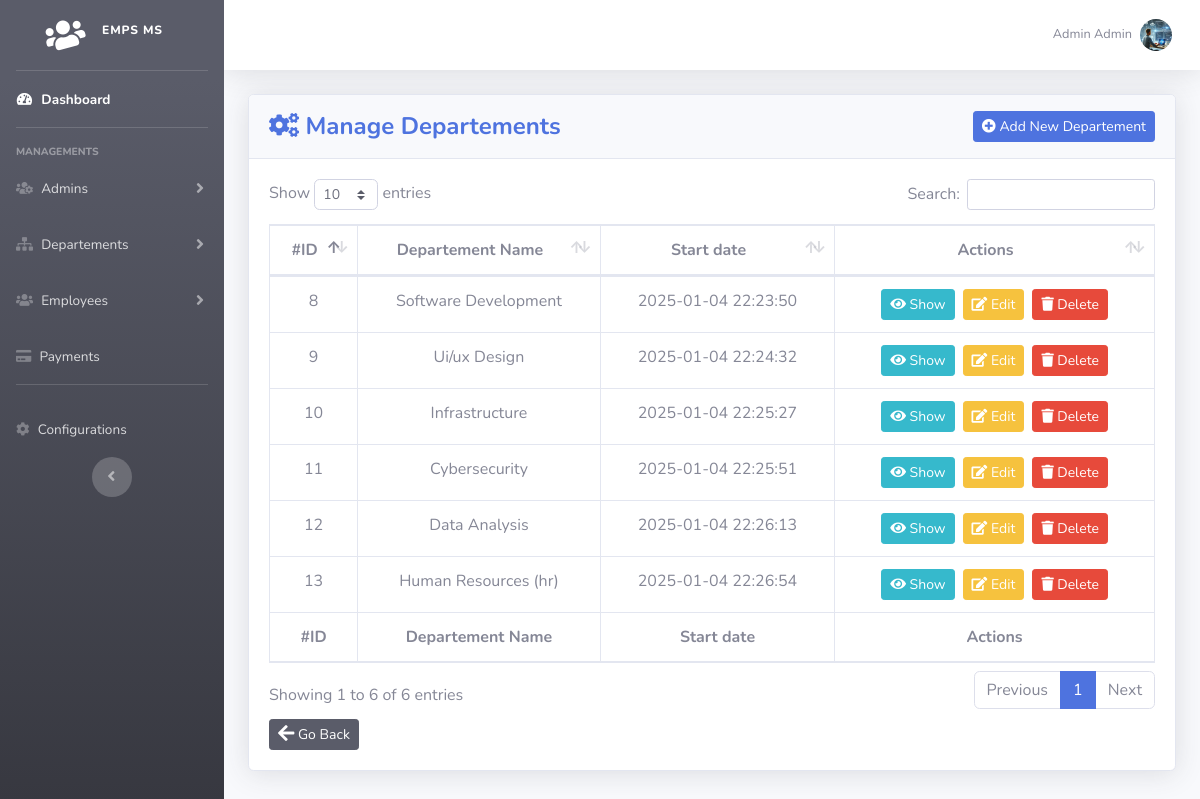
Page /departement (signed in) on the committed database.
### tables this page shows
CREATE TABLE `departements` (
  `id` int NOT NULL AUTO_INCREMENT,
  `name` varchar(50) NOT NULL,
  `description` text,
  `created_date_time` datetime NOT NULL DEFAULT CURRENT_TIMESTAMP,
  `updated_date_time` datetime NOT NULL DEFAULT CURRENT_TIMESTAMP ON UPDATE CURRENT_TIMESTAMP,
  PRIMARY KEY (`id`),
  UNIQUE KEY `name` (`name`)
);

### app/controllers/DepartementController.php (called while the page is built, shortened)
<?php
class DepartementController extends Controller{
    public function index(){
        $departement = new Departement();
        $data['departements']= $departement->list();
        $this->view('departements/list',$data);
    }
}

### app/core/App.php (called while the page is built, shortened)
<?php
class App {
    private static $url        = [];
    private static $method     = 'index';
    private static function splitUrl(string $url):array{
        return explode('/',trim($url,'/'));
    }
    private static function loadMethod($controllerObj){
        self::$method = 'index';
        $method_name = isset(self::$url[1]) && !empty(Validator::skip(self::$url[1])) ? strtolower(Validator::skip(self::$url[1])) : 'index' ;
        if(method_exists($controllerObj,$method_name)){
            self::$method = $method_name ;
        }
    }
    public static function loadController($url){
        self::$url = self::splitUrl($url);
        $controllerObj   = new $controllerClass();
        call_user_func_array([$controllerObj,self::$method],self::$url);
    }
}

### public/index.php (called while the page is built, shortened)
<?php
$url = isset($_GET['url']) && !empty(Validator::skip($_GET['url'])) ? Validator::skip($_GET['url']) : 'Admin';
App::loadController($url);

### app/core/Database.php (called while the page is built, shortened)
<?php
class Database {
    private static $connect = null;
    private static function connect(){
        $dsn = DB_TYPE.':host='.HOST_NAME.';dbname='.DB_NAME.';charset='.DB_CHARSET;
        try {
            $con = new PDO($dsn, DB_USER, DB_PASS);
            $con->setAttribute(PDO::ATTR_ERRMODE, PDO::ERRMODE_EXCEPTION);
            $con->setAttribute(PDO::ATTR_DEFAULT_FETCH_MODE, PDO::FETCH_ASSOC);
            return $con;
        } catch (PDOException $e) {
            return NULL;
        }
    }
    protected function query($query,$data=[],$result_type = self::ROW_COUNT ,$fetch_type=5){
        if(is_null(self::$connect)){
            self::$connect = self::connect();
        }
        $stmt = self::$connect->prepare($query);
       if($stmt->execute($data)){
        switch($result_type):
            case self::FETCH_ALL:
                return $stmt->fetchAll($fetch_type);
            case self::FETCH:
                return $stmt->fetch($fetch_type);
        endswitch;
       }
       return false;
    }
}

### app/core/Model.php (called while the page is built, shortened)
<?php
class Model extends Database {
    protected $table          = '';
    protected $orderBy        = 'id';
    protected $orderType      = 'DESC';
    public function list($columns = [],$fetch_type=self::FETCH_OBJ){
        $columns = !empty($columns) ? implode(', ',$columns) : '*';
        $query   = "SELECT  $columns FROM {$this->table} ORDER BY {$this->orderBy} {$this->orderType}";
        return $this->query(query:$query,result_type:self::FETCH_ALL,fetch_type:$fetch_type);
    }
    public function first($value,$column='id',$columns=[], $fetch_type=self::FETCH_OBJ){
        $columns = !empty($columns) ? implode(', ',$columns) : '*';
        $query   = "SELECT  $columns FROM {$this->table} WHERE $column = '$value' LIMIT 1";
        return $this->query(query:$query,result_type:self::FETCH,fetch_type:$fetch_type);
    }
}

### app/models/Admin.php (called while the page is built, shortened)
<?php
class Admin extends Model {
    public static function getFullName($fnmae , $lname){
        return ucwords($fnmae.' '.$lname);
    }
}

### app/views/departements/list.view.php (the view, shortened to what this page needs)
   <div class="card shadow mb-4">
      <div class="card-header py-3 d-flex justify-content-between align-items-center">
            <h4 class="m-0 font-weight-bold text-primary"><i class="fa fa-cogs"></i> Manage Departements</h4>
            <div class="add-new-departement">
                  <a href="<?= ROOT ?>departement/add" class="btn btn-sm btn-primary"> <i class="fas fa-plus-circle"></i> Add New Departement</a>
            </div>
      </div>
      <div class="card-body">
            <div class="table-responsive">
               <table class="table table-bordered text-center" id="dataTable" width="100%" cellspacing="0">
                  <thead>
                        <tr>
                           <th>#ID</th>
                           <th>Departement Name</th>
                           <th>Start date</th>
                           <th>Actions</th>
                        </tr>
                  </thead>
                  <tfoot>
                        <tr>
                           <th>#ID</th>
                           <th>Departement Name</th>
                           <th>Start date</th>
                           <th>Actions</th>
                        </tr>
                  </tfoot>
                  <tbody>
                     <?php foreach($departements as $departement):?>
                              <tr>
                                 <td><?= $departement->id ?></td>
                                 <td><?= $departement->name ?></td>
                                 <td><?= $departement->created_date_time ?></td>
                                 <td>
                                    <div class="d-flex justify-content-center align-items-center gap-1">
                                       <a href="<?= ROOT.'departement/show/'.$departement->id?>" class="btn btn-sm btn-info"><i class="fas fa-eye"></i> Show</a>
                                       <a href="<?= ROOT.'departement/edit/'.$departement->id?>" class="btn btn-sm btn-warning mx-2"><i class="fas fa-edit" ></i> Edit</a>
                                       <a href="" class="btn btn-sm btn-danger" data-toggle="modal" data-target="#deleteModal<?=$departement->id?>"><i class="fas fa-trash"></i> Delete</a>
                                    </div>
                                 </td>
                              </tr>
                        <?php endforeach;?>
                  </tbody>
               </table>
               <a href="<?= ROOT ?>home" class="btn btn-sm btn-dark mt-2" title="Go Back">
                  <i class="fas fa-arrow-left fa-lg"></i> Go Back
               </a>
            </div>
      </div>
   </div>
<?php  $content = ob_get_clean()?>

### app/views/layout/layout.view.php (shortened to what this page needs)
<!DOCTYPE html>
<html lang="en">
<head>
    <link href="<?= ROOT_ASSEST ?>vendor/fontawesome-free/css/all.min.css" rel="stylesheet" type="text/css">
    <link href="<?= ROOT_ASSEST ?>css/sb-admin-2.min.css" rel="stylesheet">
    <link href="<?= ROOT_ASSEST ?>vendor/datatables/dataTables.bootstrap4.min.css" rel="stylesheet">
    <link href="<?= ROOT_ASSEST ?>css/main.css" rel="stylesheet">
</head>
<body id="page-top">
    <div id="wrapper">
        <ul class="navbar-nav bg-gradient-dark sidebar sidebar-dark accordion" id="accordionSidebar">
            <a class="sidebar-brand d-flex align-items-center justify-content-center" href="<?= ROOT ?>home">
                <div class="sidebar-brand-icon rotate-n-15">
                    <i class="fa fa-users"></i>
                </div>
                <div class="sidebar-brand-text mx-3"><sup>EMPS MS</sup></div>
            </a>
            <hr class="sidebar-divider my-0">
            <li class="nav-item active">
                <a class="nav-link" href="<?= ROOT ?>home">
                    <i class="fas fa-fw fa-tachometer-alt"></i>
                    <span>Dashboard</span></a>
            </li>
            <hr class="sidebar-divider">
            <div class="sidebar-heading">
                MANAGEMENTS
            </div>
            <li class="nav-item">
                <a class="nav-link collapsed" href="#" data-toggle="collapse" data-target="#collapseAdmins"
                    aria-expanded="true" aria-controls="collapseAdmins">
                    <i class="fas fa-users-cog"></i>
                    <span>Admins</span>
                </a>
            </li>
            <li class="nav-item">
                <a class="nav-link collapsed" href="#" data-toggle="collapse" data-target="#collapseDepartements"
                    aria-expanded="true" aria-controls="collapseDepartements">
                    <i class="fas fa-sitemap"></i>
                    <span>Departements</span>
                </a>
            </li>
            <li class="nav-item">
                <a class="nav-link collapsed" href="#" data-toggle="collapse" data-target="#collapseEmployees"
                    aria-expanded="true" aria-controls="collapseEmployees">
                    <i class="fas fa-users"></i>
                    <span>Employees</span>
                </a>
            </li>
            <li class="nav-item">
                <a class="nav-link" href="<?= ROOT ."payments"?>">
                    <i class="fas fa-credit-card"></i>
                    <span>Payments</span>
                </a>
            </li>
            <hr class="sidebar-divider">
            <li class="nav-item">
                <a class="nav-link" href="<?= ROOT ?>configurations">
                    <i class="fas fa-cog icon"></i>
                    <span>Configurations</span>
                </a>
            </li>
            <div class="text-center d-none d-md-inline">
                <button class="rounded-circle border-0" id="sidebarToggle"></button>
            </div>
        </ul>
        <div id="content-wrapper" class="d-flex flex-column">
            <div id="content">
                <nav class="navbar navbar-expand navbar-light bg-white topbar mb-4 static-top shadow">
                    <ul class="navbar-nav ml-auto">
                        <li class="nav-item dropdown no-arrow">
                            <a class="nav-link dropdown-toggle" href="#" id="userDropdown" role="button"
                                data-toggle="dropdown" aria-haspopup="true" aria-expanded="false">
                                <span class="mr-2 d-none d-lg-inline text-gray-600 small"><?= Admin::getFullName($curAdmin->firstName,$curAdmin->lastName); ?></span>
                                <img src="<?= !empty($curAdmin->avatar) ? ROOT."app/uploads/admins/avatars/$curAdmin->avatar" : ROOT."app/uploads/admins/avatars/default-admin-avatar.png"?>" alt="Current Admin Avatar" class="img-profile rounded-circle">
                            </a>
                        </li>
                    </ul>
                </nav>
                <div class="container-fluid">
                     <?= $content ?>
                </div>
            </div>
        </div>
    </div>
</body>
</html>

### rows in the picture
departements: id "13", name "Human Resources (hr)", created_date_time "2025-01-04 22:26:54"
departements: id "12", name "Data Analysis", created_date_time "2025-01-04 22:26:13"
departements: id "11", name "Cybersecurity", created_date_time "2025-01-04 22:25:51"
departements: id "10", name "Infrastructure", created_date_time "2025-01-04 22:25:27"
departements: id "9", name "Ui/ux Design", created_date_time "2025-01-04 22:24:32"
departements: id "8", name "Software Development", created_date_time "2025-01-04 22:23:50"

### other values in the picture
Admin::getFullName($curAdmin->firstName,$curAdmin->lastName) "Admin Admin"
